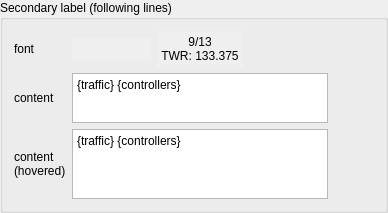
          <widget class="QGroupBox" name="groupBox_2">
           <property name="title">
            <string>Secondary label (following lines)</string>
           </property>
           <layout class="QVBoxLayout" name="verticalLayout_5">
            <item>
             <layout class="QGridLayout" name="gridLayout_21">
              <item row="1" column="4">
               <spacer name="horizontalSpacer_27">
                <property name="orientation">
                 <enum>Qt::Horizontal</enum>
                </property>
                <property name="sizeHint" stdset="0">
                 <size>
                  <width>40</width>
                  <height>20</height>
                 </size>
                </property>
               </spacer>
              </item>
              <item row="1" column="0">
               <widget class="QLabel" name="label_104">
                <property name="text">
                 <string>content</string>
                </property>
               </widget>
              </item>
              <item row="0" column="2">
               <widget class="QPushButton" name="pbAirportFontSecondary">
                <property name="autoFillBackground">
                 <bool>true</bool>
                </property>
                <property name="text">
                 <string>9/13
TWR: 133.375</string>
                </property>
                <property name="flat">
                 <bool>true</bool>
                </property>
               </widget>
              </item>
              <item row="1" column="1" colspan="3">
               <widget class="QPlainTextEdit" name="plainTextEditAirportSecondaryContent">
                <property name="maximumSize">
                 <size>
                  <width>16777215</width>
                  <height>50</height>
                 </size>
                </property>
                <property name="sizeAdjustPolicy">
                 <enum>QAbstractScrollArea::AdjustIgnored</enum>
                </property>
                <property name="lineWrapMode">
                 <enum>QPlainTextEdit::NoWrap</enum>
                </property>
                <property name="plainText">
                 <string>{traffic} {controllers}</string>
                </property>
               </widget>
              </item>
              <item row="0" column="3" colspan="2">
               <spacer name="horizontalSpacer_28">
                <property name="orientation">
                 <enum>Qt::Horizontal</enum>
                </property>
                <property name="sizeHint" stdset="0">
                 <size>
                  <width>40</width>
                  <height>20</height>
                 </size>
                </property>
               </spacer>
              </item>
              <item row="0" column="1">
               <widget class="QPushButton" name="pbAirportFontSecondaryColor">
                <property name="autoFillBackground">
                 <bool>true</bool>
                </property>
                <property name="flat">
                 <bool>true</bool>
                </property>
               </widget>
              </item>
              <item row="0" column="0">
               <widget class="QLabel" name="label_105">
                <property name="text">
                 <string>font</string>
                </property>
                <property name="buddy">
                 <cstring>pbPilotFontColor</cstring>
                </property>
               </widget>
              </item>
              <item row="2" column="0">
               <widget class="QLabel" name="label_106">
                <property name="text">
                 <string>content
(hovered)</string>
                </property>
               </widget>
              </item>
              <item row="2" column="1" colspan="3">
               <widget class="QPlainTextEdit" name="plainTextEditAirportSecondaryContentHovered">
                <property name="maximumSize">
                 <size>
                  <width>16777215</width>
                  <height>70</height>
                 </size>
                </property>
                <property name="lineWrapMode">
                 <enum>QPlainTextEdit::NoWrap</enum>
                </property>
                <property name="plainText">
                 <string>{traffic} {controllers}</string>
                </property>
               </widget>
              </item>
             </layout>
            </item>
           </layout>
          </widget>
